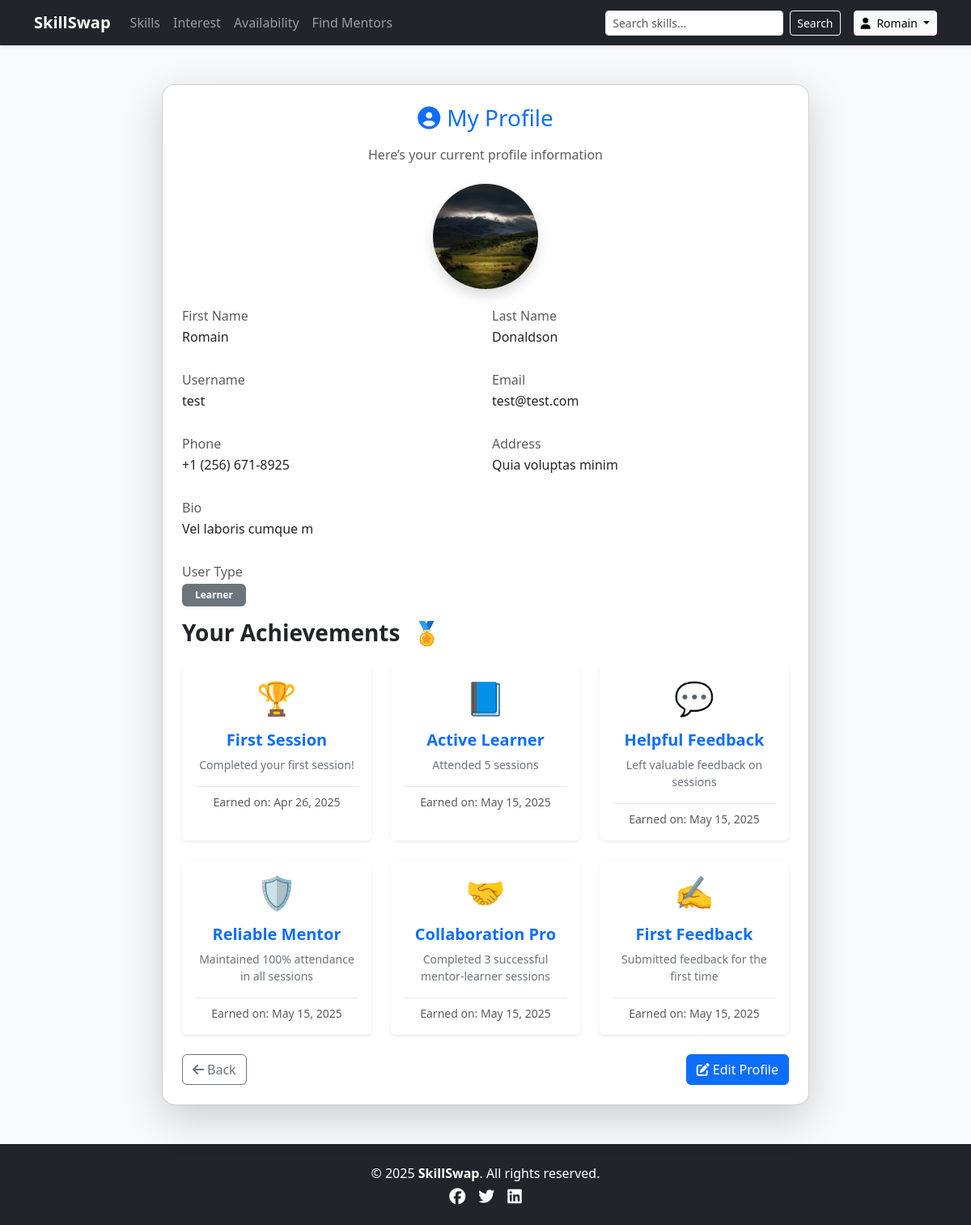
Page /profile/ (signed in) on the committed database.
### accounts/models.py (models this page shows, shortened)
class CustomUser(AbstractUser):
    email = models.EmailField(unique=True)
    contact_number = models.CharField(
        max_length=15,
        validators=[RegexValidator(r'^\+?\d{9,15}$', 'Enter a valid phone number.')],
        blank=True,
        null=True
    )
    is_verified = models.BooleanField(default=False)
    profile_picture = models.ImageField(upload_to='profile_pics/', blank=True, null=True)
    date_joined = models.DateTimeField(auto_now_add=True)
    last_active = models.DateTimeField(auto_now=True)
    USERNAME_FIELD = 'email'  # Use email for authentication
    REQUIRED_FIELDS = ['username']  # Needed for createsuperuser

class UserProfile(models.Model):
    USER_TYPE_CHOICES = [
        ('learner', 'Learner'),
        ('mentor', 'Mentor'),
        ('both', 'Both')
    ]
    user = models.OneToOneField(CustomUser, on_delete=models.CASCADE, related_name="profile")
    bio = models.TextField(blank=True, null=True)
    location = models.CharField("Address", max_length=255, blank=True, null=True)
    user_type = models.CharField(max_length=10, choices=USER_TYPE_CHOICES, default='both')
    availability = models.JSONField(default=dict)

### session_requests/models.py (models this page shows, shortened)
class UserBadge(models.Model):
    user = models.ForeignKey(settings.AUTH_USER_MODEL, on_delete=models.CASCADE)
    badge = models.ForeignKey(Badge, on_delete=models.CASCADE)
    awarded_at = models.DateTimeField(auto_now_add=True)

class Badge(models.Model):
    name = models.CharField(max_length=255)
    description = models.TextField()
    icon = models.CharField(max_length=255, blank=True)  # store icon name or emoji
    created_at = models.DateTimeField(auto_now_add=True)

### accounts/views.py (the view)
# urls.py: path("profile/", profile_view, name="profile"),
@login_required(login_url="/login")
def profile_view(request):
    profile = UserProfile.objects.get(user=request.user)
    check_and_award_badges(request.user)  # ← Badge evaluator here
    earned_badges = UserBadge.objects.filter(user=request.user).select_related('badge')
    return render(request, 'profile.html', {
        'user': request.user,
        'profile': profile,
        'earned_badges': earned_badges,
    })

### accounts/templates/profile.html (shortened to what this page needs)
{% extends "base.html" %}
{% load static %}
{% block content %}
<div class="container py-5">
    <div class="card shadow-lg rounded-4 p-4 mx-auto" style="max-width: 800px;">
        <h3 class="text-center text-primary mb-3">
            <i class="fa-solid fa-circle-user me-2"></i>My Profile
        </h3>
        <p class="text-center text-muted mb-4">Here’s your current profile information</p>
        <div class="text-center mb-4">
            {% if user.profile_picture %}
                <img src="{{ user.profile_picture.url|default:'/static/images/default-user.png' }}"
                onerror="this.onerror=null; this.src='/static/images/default-user.png';"
                class="rounded-circle shadow"
                style="width: 130px; height: 130px; object-fit: cover;">
            {% endif %}
        </div>
        <div class="row g-3">
            <div class="col-md-6">
                <h6 class="text-muted mb-1">First Name</h6>
                <p>{{ user.first_name }}</p>
            </div>
            <div class="col-md-6">
                <h6 class="text-muted mb-1">Last Name</h6>
                <p>{{ user.last_name }}</p>
            </div>
            <div class="col-md-6">
                <h6 class="text-muted mb-1">Username</h6>
                <p>{{ user.username }}</p>
            </div>
            <div class="col-md-6">
                <h6 class="text-muted mb-1">Email</h6>
                <p>{{ user.email }}</p>
            </div>
            <div class="col-md-6">
                <h6 class="text-muted mb-1">Phone</h6>
                <p>{{ user.contact_number|default:"N/A" }}</p>
            </div>
            <div class="col-md-6">
                <h6 class="text-muted mb-1">Address</h6>
                <p>{{ profile.location|default:"N/A" }}</p>
            </div>
            <div class="col-12">
                <h6 class="text-muted mb-1">Bio</h6>
                <p>{{ profile.bio|default:"No bio available." }}</p>
            </div>
            <div class="col-12">
                <h6 class="text-muted mb-1">User Type</h6>
                <p class="badge bg-secondary text-capitalize px-3 py-2">{{ profile.user_type }}</p>
            </div>
        </div>
        <h3 class="mb-4 fw-bold text-dark">Your Achievements <span class="ms-2">🏅</span></h3>
        {% if earned_badges %}
            <div class="row g-4">
                {% for user_badge in earned_badges %}
                    <div class="col-md-4">
                        <div class="card border-0 shadow-sm h-100">
                            <div class="card-body text-center">
                                <div class="mb-3">
                                    <span class="display-6">{{ user_badge.badge.icon }}</span>
                                </div>
                                <h5 class="card-title text-primary fw-semibold">{{ user_badge.badge.name }}</h5>
                                <p class="card-text text-secondary small">{{ user_badge.badge.description }}</p>
                                <hr class="my-2" style="opacity: 0.1;">
                                <p class="mb-0 text-muted small">
                                     Earned on: {{ user_badge.awarded_at|date:"M d, Y" }}
                                </p>
                            </div>
                        </div>
                    </div>
                {% endfor %}
            </div>
        {% else %}
            <div class="alert alert-light border shadow-sm">
                <strong>No badges earned yet.</strong> Start learning to earn your first one!
            </div>
        {% endif %}
        <div class="d-flex justify-content-between mt-4">
            <a href="{% url 'index' %}" class="btn btn-outline-secondary">
                <i class="fa fa-arrow-left me-1"></i>Back
            </a>
            <a href="{% url 'edit_profile' %}" class="btn btn-primary">
                <i class="fa fa-pen-to-square me-1"></i>Edit Profile
            </a>
        </div>
    </div>
</div>
{% endblock %}

### templates/base.html (shortened to what this page needs)
{% load static %}
<!DOCTYPE html>
<html lang="en">
<head>
    <link href="https://cdn.jsdelivr.net/npm/bootstrap@5.3.3/dist/css/bootstrap.min.css" rel="stylesheet">
    <link href="https://cdnjs.cloudflare.com/ajax/libs/font-awesome/6.5.0/css/all.min.css" rel="stylesheet">
</head>
<body class="bg-light text-dark d-flex flex-column min-vh-100">
    <nav class="navbar navbar-expand-lg navbar-dark bg-dark shadow-sm">
        <div class="container">
            <a class="navbar-brand fw-bold" href="/">SkillSwap</a>
            <div class="collapse navbar-collapse justify-content-between" id="navbarNavDropdown">
                {% if request.user.is_authenticated %}
                <ul class="navbar-nav">
                    <li class="nav-item">
                        <a class="nav-link" href="{% url 'skill_list' %}">Skills</a>
                    </li>
                    <li class="nav-item">
                        <a class="nav-link" href="{% url 'interests_page' %}">Interest</a>
                    </li>
                    <li class="nav-item">
                        <a class="nav-link" href="{% url 'availability_page' %}">Availability</a>
                    </li>
                    <li class="nav-item">
                        <a class="nav-link" href="{% url 'mentor_search' %}">Find Mentors</a>
                    </li>
                </ul>
                {% endif %}
                <div class="d-flex align-items-center gap-3">
                    <form class="d-flex" role="search" method="GET" action="#">
                        <input class="form-control form-control-sm me-2" type="search" name="query"
                            placeholder="Search skills..." aria-label="Search">
                        <button class="btn btn-outline-light btn-sm" type="submit">Search</button>
                    </form>
                    {% if request.user.is_authenticated %}
                    <div class="dropdown">
                        <a class="btn btn-light btn-sm dropdown-toggle" href="#" role="button"
                            data-bs-toggle="dropdown" aria-expanded="false">
                            <i class="fa-solid fa-user me-1"></i>
                            {{ request.user.first_name|default:"Profile" }}
                        </a>
                    </div>
                    {% else %}
                    <a class="btn btn-outline-light btn-sm me-2" href="{% url 'login' %}">Login</a>
                    <a class="btn btn-primary btn-sm" href="{% url 'signup' %}">Sign Up</a>
                    {% endif %}
                </div>
            </div>
        </div>
    </nav>
    <main class="flex-grow-1">
        <div class="">
            {% block content %}{% endblock %}
        </div>
    </main>
    <footer class="bg-dark text-white py-4 mt-auto">
        <div class="container text-center">
            <p class="mb-1">&copy; 2025 <strong>SkillSwap</strong>. All rights reserved.</p>
            <div class="d-flex justify-content-center gap-3">
                <a href="#" class="text-white"><i class="fab fa-facebook fa-lg"></i></a>
                <a href="#" class="text-white"><i class="fab fa-twitter fa-lg"></i></a>
                <a href="#" class="text-white"><i class="fab fa-linkedin fa-lg"></i></a>
            </div>
        </div>
    </footer>
</body>
</html>

### rows in the picture
CustomUser: user.first_name "Romain", profile_picture (picture), first_name "Romain", last_name "Donaldson", username "test", email "test@test.com", contact_number "+1 (256) 671-8925"
UserProfile: location "Quia voluptas minim", bio "Vel laboris cumque m", user_type "Learner"
UserBadge: badge.icon "🏆", badge.name "First Session", badge.description "Completed your first session!", awarded_at "Apr 26, 2025"
UserBadge: badge.icon "📘", badge.name "Active Learner", badge.description "Attended 5 sessions", awarded_at "May 15, 2025"
UserBadge: badge.icon "💬", badge.name "Helpful Feedback", badge.description "Left valuable feedback on sessions", awarded_at "May 15, 2025"
UserBadge: badge.icon "🛡️", badge.name "Reliable Mentor", badge.description "Maintained 100% attendance in all sessions", awarded_at "May 15, 2025"
UserBadge: badge.icon "🤝", badge.name "Collaboration Pro", badge.description "Completed 3 successful mentor-learner sessions", awarded_at "May 15, 2025"
UserBadge: badge.icon "✍️", badge.name "First Feedback", badge.description "Submitted feedback for the first time", awarded_at "May 15, 2025"
